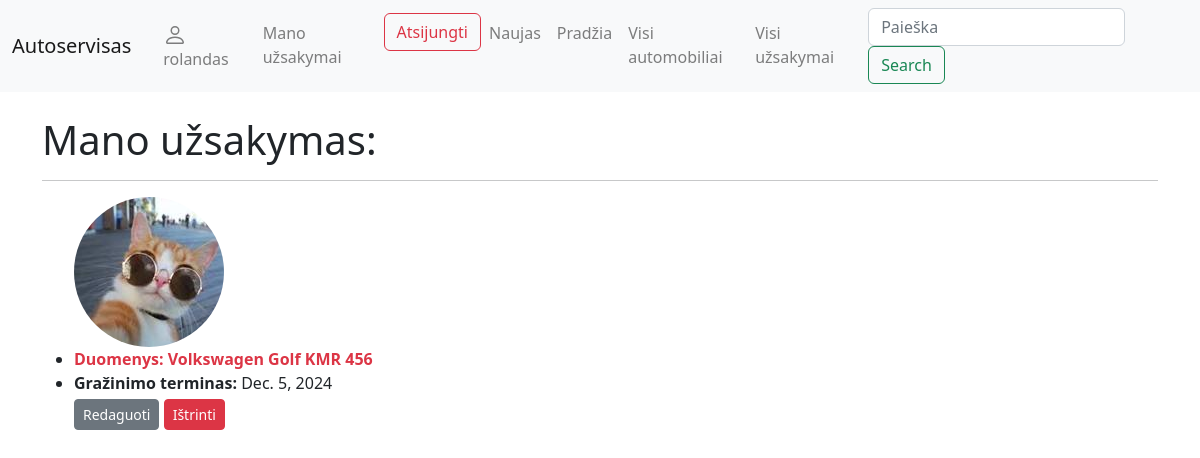
The page /autoservice/myorders/6 (signed in) on the database its author committed.
### autoservice/models.py (models this page shows, shortened)
class Uzsakymas(models.Model):
    data = models.CharField('Data',max_length=100)
    automobilio = models.ForeignKey(Automobilis, on_delete=models.CASCADE)
    status = models.ForeignKey(Busena, on_delete=models.DO_NOTHING, verbose_name='Būsena')
    reader = models.ForeignKey(User, on_delete=models.SET_NULL, null=True, blank=True)
    terminas = models.DateField('Grąžinti iki', null=True, blank=True)
    @property
    def is_overdue(self):
        if self.terminas and date.today() > self.terminas:
            return True
        return False
    class Meta:
        verbose_name = 'Užsakymas'
        verbose_name_plural = 'Užsakymai'

class Profilis(models.Model):
    user = models.OneToOneField(User, on_delete=models.CASCADE)
    nuotrauka = models.ImageField(default="profile_pics/default.jpg", upload_to="profile_pics")
    class Meta:
        verbose_name = 'Profilis'
        verbose_name_plural = 'Profiliai'

class Automobilis(models.Model):
    valstybinis_nr = models.CharField('Valstybinis Nr.',max_length=100,unique=True)
    automobilio_modelis = models.ForeignKey(Automobilio_modelis, on_delete=models.CASCADE)
    vin_kodas = models.CharField('VIN kodas', max_length=50)
    klientas = models.CharField('Klientas', max_length=200)
    nuotrauka = models.ImageField('Nuotrauka', upload_to='automobiliai', null=True, blank=True)
    description = HTMLField(default='Sveiki!')
    class Meta:
        verbose_name = 'Automobilis'
        verbose_name_plural = 'Automobiliai'

class Automobilio_modelis(models.Model):
    marke = models.CharField('Marke',max_length=100)
    modelis = models.CharField('Modelis', max_length=100)
    def __str__(self):
         return f'{self.marke} {self.modelis}'
    class Meta:
        verbose_name = 'Automobilio modelis'
        verbose_name_plural = 'Automobilio modeliai'

### autoservice/views.py (the view)
# urls.py: path('myorders/<int:pk>', views.UzsakymasByUserDetailView.as_view(), name='mano_uzsakymas'),
class UzsakymasByUserDetailView(LoginRequiredMixin, Uzsakymo_info):
    model = Uzsakymas
    template_name = 'user_uzsakymas.html'

### autoservice/forms.py
class UzsakymasReviewForm(forms.ModelForm):
    class Meta:
        model = UzsakymoAtsiliepimas
        fields = ('uzsakymas','reviewer','content')
        widgets = {'uzsakymas': forms.HiddenInput(), 'reviewer': forms.HiddenInput()}

### autoservice/templates/user_uzsakymas.html (shortened to what this page needs)
{% extends "base.html" %}
{% block content %}
    <h1>Mano užsakymas:</h1>
    <hr>
        <ul>
        <img class="rounded-circle" src="{{ object.reader.profilis.nuotrauka.url }}">
          <li><strong class="{% if object.is_overdue %}text-danger{% endif %}">Duomenys: {{object.automobilio.automobilio_modelis}} {{object.automobilio.valstybinis_nr}}</strong></li>
        <li><strong>Gražinimo terminas:</strong> {{object.terminas}}</li>
            {% if object.reader == user %}
            <div>
                <a class="btn btn-secondary btn-sm mt-1 mb-1" href="{% url 'my_order_update' object.id %}">Redaguoti</a>
                <a class="btn btn-danger btn-sm mt-1 mb-1" href="{% url 'my_order_delete' object.id %}">Ištrinti</a>
            </div>
            {% endif %}
        <br/>
    </ul>
{% endblock %}

### autoservice/templates/base.html (shortened to what this page needs)
<!DOCTYPE html>
<html lang="en">
<head>
  <link rel="stylesheet" href="https://stackpath.bootstrapcdn.com/bootstrap/4.1.3/css/bootstrap.min.css">
  <link rel="stylesheet" href="https://cdn.jsdelivr.net/npm/bootstrap@5.2.3/dist/css/bootstrap.min.css">
  {% load static %}
  <link rel="stylesheet" href="{% static 'css/styles.css' %}">
</head>
<body>
  <nav class="navbar navbar-expand-lg navbar-light bg-light">
    <div class="container-fluid">
      <a class="navbar-brand" href="{% url 'index' %}">Autoservisas</a>
      <ul class="navbar-nav mx-2">
                  {% if user.is_authenticated %}
            <li class="nav-item"><a class="nav-link" href="{% url 'profilis' %}">
            {{ user.get_username }}</a></li>
            <li class="nav-item"><a class="nav-link" href="{% url 'mano_uzsakymai' %}">Mano užsakymai</a></li>
            <li class="nav-item">
              <form method="post" action="{% url 'logout' %}">
                  <button type="submit" class="btn btn-outline-danger">Atsijungti</button>
              </form>
            </li>
          {% else %}
            <li class="nav-item"><a class="nav-link" href="{% url 'login'%}">Prisijungti</a></li>
            <li class="nav-item"><a class="nav-link" href="{% url 'register'%}">Registruotis</a></li>
          {% endif %}
        <li class="nav-item"><a class="nav-link" href="{% url 'mano_uzsakymas_naujas'%}?next=/autoservice">Naujas</a></li>
        <li class="nav-item"><a class="nav-link" href="{% url 'index' %}">Pradžia</a></li>
        <li class="nav-item"><a class="nav-link" href="{% url 'automobiliai' %}">Visi automobiliai</a></li>
        <li class="nav-item"><a class="nav-link" href="{% url 'uzsakymai' %}">Visi užsakymai</a></li>
      </ul>
      <form class="form-inline my-2 my-lg-0" action="{% url 'search' %}" method="get">
        <input class="form-control me-2" name="query" type="text" placeholder="Paieška">
        <button class="btn btn-outline-success" type="submit">Search</button>
      </form>
    </div>
  </nav>
  <div class="container mt-4">
    {% block content %}
    {% endblock %}
  </div>
</body>
</html>

### rows shown on the page
Uzsakymas: reader.profilis.nuotrauka (picture), automobilio.automobilio_modelis "Volkswagen Golf", automobilio.valstybinis_nr "KMR 456", terminas "Dec. 5, 2024"

### other values the page prints
{{ user.get_username }} "rolandas"
